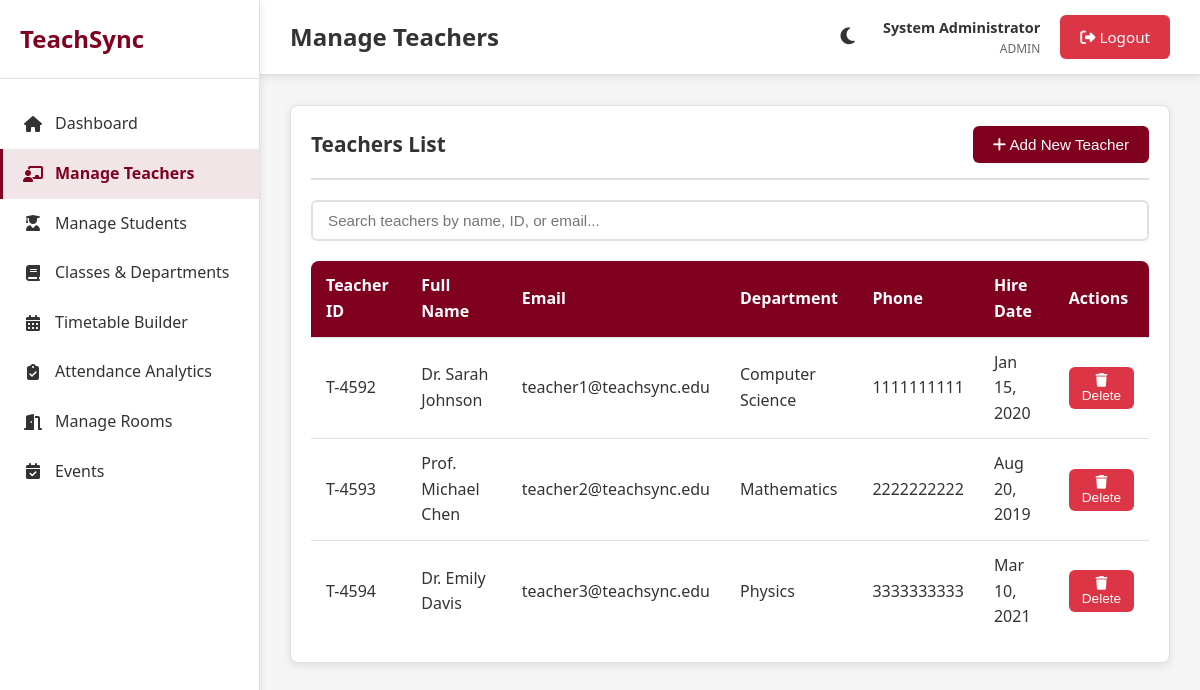
Page /teachers.php (signed in) on the committed database.
### tables this page shows
CREATE TABLE IF NOT EXISTS teachers (
    id INT PRIMARY KEY AUTO_INCREMENT,
    user_id INT UNIQUE NOT NULL,
    teacher_id VARCHAR(20) UNIQUE NOT NULL,
    full_name VARCHAR(100) NOT NULL,
    department_id INT,
    phone VARCHAR(20),
    address TEXT,
    hire_date DATE,
    created_at TIMESTAMP DEFAULT CURRENT_TIMESTAMP,
    FOREIGN KEY (user_id) REFERENCES users(id) ON DELETE CASCADE,
    FOREIGN KEY (department_id) REFERENCES departments(id) ON DELETE SET NULL
);

CREATE TABLE IF NOT EXISTS users (
    id INT PRIMARY KEY AUTO_INCREMENT,
    email VARCHAR(100) UNIQUE NOT NULL,
    password VARCHAR(255) NOT NULL,
    role ENUM('admin', 'teacher', 'student') NOT NULL,
    created_at TIMESTAMP DEFAULT CURRENT_TIMESTAMP,
    updated_at TIMESTAMP DEFAULT CURRENT_TIMESTAMP ON UPDATE CURRENT_TIMESTAMP
);

CREATE TABLE IF NOT EXISTS departments (
    id INT PRIMARY KEY AUTO_INCREMENT,
    name VARCHAR(100) NOT NULL,
    code VARCHAR(20) UNIQUE NOT NULL,
    description TEXT,
    created_at TIMESTAMP DEFAULT CURRENT_TIMESTAMP
);

### config.php (called while the page is built, shortened)
<?php
function formatDate($date) {
    return date('M d, Y', strtotime($date));
}

### teachers.php (the view, shortened to what this page needs)
<?php
require_once '../includes/config.php';
$page_title = 'Manage Teachers';
$conn = getDBConnection();
$teachers = $conn->query("
    SELECT t.*, d.name as department_name, u.email
    FROM teachers t
    LEFT JOIN departments d ON t.department_id = d.id
    LEFT JOIN users u ON t.user_id = u.id
    ORDER BY t.created_at DESC
")->fetch_all(MYSQLI_ASSOC);
include '../includes/header.php';
?>
<div class="card">
    <div class="card-header">
        <h3 class="card-title">Teachers List</h3>
        <button class="btn btn-primary" onclick="openModal('addTeacherModal')">
            <i class="fas fa-plus"></i> Add New Teacher
        </button>
    </div>
    <div class="search-bar">
        <input type="text" id="searchTeachers" placeholder="Search teachers by name, ID, or email...">
    </div>
    <div class="table-container">
        <table class="table" id="teachersTable">
            <thead>
                <tr>
                    <th>Teacher ID</th>
                    <th>Full Name</th>
                    <th>Email</th>
                    <th>Department</th>
                    <th>Phone</th>
                    <th>Hire Date</th>
                    <th>Actions</th>
                </tr>
            </thead>
            <tbody>
                <?php foreach ($teachers as $teacher): ?>
                    <tr>
                        <td><?php echo htmlspecialchars($teacher['teacher_id']); ?></td>
                        <td><?php echo htmlspecialchars($teacher['full_name']); ?></td>
                        <td><?php echo htmlspecialchars($teacher['email']); ?></td>
                        <td><?php echo htmlspecialchars($teacher['department_name'] ?? 'N/A'); ?></td>
                        <td><?php echo htmlspecialchars($teacher['phone'] ?? 'N/A'); ?></td>
                        <td><?php echo $teacher['hire_date'] ? formatDate($teacher['hire_date']) : 'N/A'; ?></td>
                        <td>
                            <form method="POST" style="display: inline;" onsubmit="return confirm('Are you sure?');">
                                <button type="submit" name="delete_teacher" class="btn btn-sm btn-danger">
                                    <i class="fas fa-trash"></i> Delete
                                </button>
                            </form>
                        </td>
                    </tr>
                <?php endforeach; ?>
            </tbody>
        </table>
    </div>
</div>
<?php include '../includes/footer.php'; ?>

### header.php (shortened to what this page needs)
<?php
$current_role = $_SESSION['role'];
$full_name = isset($_SESSION['full_name']) ? $_SESSION['full_name'] : 'User';
?>
<!DOCTYPE html>
<html lang="en">
<head>
    <link rel="stylesheet" href="<?php echo BASE_URL; ?>assets/css/style.css">
    <link rel="stylesheet" href="https://cdnjs.cloudflare.com/ajax/libs/font-awesome/6.4.0/css/all.min.css">
</head>
<body class="<?php echo $current_role; ?>-theme">
    <div class="app-wrapper">
        <aside class="sidebar" id="sidebar">
            <div class="sidebar-header">
                <h2><?php echo APP_NAME; ?></h2>
            </div>
            <nav class="sidebar-nav">
                <?php if ($current_role === 'admin'): ?>
                    <a href="<?php echo BASE_URL; ?>admin/dashboard.php" class="nav-item <?php echo basename($_SERVER['PHP_SELF']) === 'dashboard.php' ? 'active' : ''; ?>">
                        <i class="fas fa-home"></i> <span>Dashboard</span>
                    </a>
                    <a href="<?php echo BASE_URL; ?>admin/teachers.php" class="nav-item <?php echo basename($_SERVER['PHP_SELF']) === 'teachers.php' ? 'active' : ''; ?>">
                        <i class="fas fa-chalkboard-teacher"></i> <span>Manage Teachers</span>
                    </a>
                    <a href="<?php echo BASE_URL; ?>admin/students.php" class="nav-item <?php echo basename($_SERVER['PHP_SELF']) === 'students.php' ? 'active' : ''; ?>">
                        <i class="fas fa-user-graduate"></i> <span>Manage Students</span>
                    </a>
                    <a href="<?php echo BASE_URL; ?>admin/classes.php" class="nav-item <?php echo basename($_SERVER['PHP_SELF']) === 'classes.php' ? 'active' : ''; ?>">
                        <i class="fas fa-book"></i> <span>Classes & Departments</span>
                    </a>
                    <a href="<?php echo BASE_URL; ?>admin/timetable.php" class="nav-item <?php echo basename($_SERVER['PHP_SELF']) === 'timetable.php' ? 'active' : ''; ?>">
                        <i class="fas fa-calendar-alt"></i> <span>Timetable Builder</span>
                    </a>
                    <a href="<?php echo BASE_URL; ?>admin/attendance.php" class="nav-item <?php echo basename($_SERVER['PHP_SELF']) === 'attendance.php' ? 'active' : ''; ?>">
                        <i class="fas fa-clipboard-check"></i> <span>Attendance Analytics</span>
                    </a>
                    <a href="<?php echo BASE_URL; ?>admin/rooms.php" class="nav-item <?php echo basename($_SERVER['PHP_SELF']) === 'rooms.php' ? 'active' : ''; ?>">
                        <i class="fas fa-door-open"></i> <span>Manage Rooms</span>
                    </a>
                    <a href="<?php echo BASE_URL; ?>admin/events.php" class="nav-item <?php echo basename($_SERVER['PHP_SELF']) === 'events.php' ? 'active' : ''; ?>">
                        <i class="fas fa-calendar-check"></i> <span>Events</span>
                    </a>
                <?php endif; ?>
            </nav>
        </aside>
        <main class="main-content">
            <header class="top-header">
                <div class="header-left">
                    <h1 class="page-title"><?php echo isset($page_title) ? $page_title : 'Dashboard'; ?></h1>
                </div>
                <div class="header-right">
                    <button class="theme-toggle" id="themeToggle" title="Toggle Dark Mode">
                        <i class="fas fa-moon"></i>
                    </button>
                    <div class="user-menu">
                        <span class="user-name"><?php echo htmlspecialchars($full_name); ?></span>
                        <span class="user-role"><?php echo ucfirst($current_role); ?></span>
                    </div>
                    <a href="<?php echo BASE_URL; ?>logout.php" class="btn btn-logout">
                        <i class="fas fa-sign-out-alt"></i> Logout
                    </a>
                </div>
            </header>
            <div class="content-wrapper">

### footer.php (shortened to what this page needs)
            </div>
        </main>
    </div>
</body>
</html>

### style.css (style rules this page uses)
:root { --primary-color: #800020; --secondary-color: #708090; --accent-color: #A0522D; --bg-color: #f5f5f5; --card-bg: #ffffff; --text-color: #333333; --text-light: #666666; --border-color: #e0e0e0; --success-color: #28a745; --danger-color: #dc3545; --warning-color: #ffc107; --info-color: #17a2b8; --shadow: 0 2px 8px rgba(0,0,0,0.1); --shadow-lg: 0 4px 16px rgba(0,0,0,0.15); }
* { margin: 0; padding: 0; box-sizing: border-box; }
body { font-family: 'Segoe UI', Tahoma, Geneva, Verdana, sans-serif; background-color: var(--bg-color); color: var(--text-color); line-height: 1.6; transition: background-color 0.3s, color 0.3s; }
.app-wrapper { display: flex; min-height: 100vh; }
.sidebar { width: 260px; background: var(--card-bg); border-right: 1px solid var(--border-color); display: flex; flex-direction: column; position: fixed; height: 100vh; left: 0; top: 0; z-index: 1000; transition: transform 0.3s; box-shadow: var(--shadow); }
.sidebar-header { padding: 20px; border-bottom: 1px solid var(--border-color); display: flex; justify-content: space-between; align-items: center; }
.sidebar-header h2 { color: var(--primary-color); font-size: 1.5rem; }
.sidebar-nav { flex: 1; padding: 20px 0; overflow-y: auto; }
.nav-item { display: flex; align-items: center; padding: 12px 20px; color: var(--text-color); text-decoration: none; transition: all 0.3s; border-left: 3px solid transparent; }
.nav-item i { margin-right: 12px; width: 20px; text-align: center; }
.nav-item.active { background-color: rgba(128, 0, 32, 0.1); border-left-color: var(--primary-color); color: var(--primary-color); font-weight: 600; }
.main-content { flex: 1; margin-left: 260px; display: flex; flex-direction: column; transition: margin-left 0.3s; }
.top-header { background: var(--card-bg); padding: 15px 30px; border-bottom: 1px solid var(--border-color); display: flex; justify-content: space-between; align-items: center; box-shadow: var(--shadow); position: sticky; top: 0; z-index: 100; }
.header-left { display: flex; align-items: center; gap: 15px; }
.page-title { font-size: 1.5rem; color: var(--text-color); font-weight: 600; }
.header-right { display: flex; align-items: center; gap: 20px; }
.theme-toggle { background: none; border: none; color: var(--text-color); font-size: 1.2rem; cursor: pointer; padding: 8px; border-radius: 50%; transition: background-color 0.3s; }
.user-menu { display: flex; flex-direction: column; align-items: flex-end; }
.user-name { font-weight: 600; color: var(--text-color); font-size: 0.9rem; }
.user-role { font-size: 0.75rem; color: var(--text-light); text-transform: uppercase; }
.btn-logout { padding: 8px 16px; background: var(--danger-color); color: white; text-decoration: none; border-radius: 6px; font-size: 0.9rem; transition: background-color 0.3s; }
.content-wrapper { padding: 30px; flex: 1; }
.card { background: var(--card-bg); border-radius: 8px; padding: 20px; margin-bottom: 20px; box-shadow: var(--shadow); border: 1px solid var(--border-color); }
.card-header { display: flex; justify-content: space-between; align-items: center; margin-bottom: 20px; padding-bottom: 15px; border-bottom: 2px solid var(--border-color); }
.card-title { font-size: 1.3rem; color: var(--text-color); font-weight: 600; }
.btn { padding: 10px 20px; border: none; border-radius: 6px; font-size: 0.95rem; cursor: pointer; transition: all 0.3s; text-decoration: none; display: inline-block; text-align: center; }
.btn-primary { background: var(--primary-color); color: white; }
.btn-danger { background: var(--danger-color); color: white; }
.btn-sm { padding: 6px 12px; font-size: 0.85rem; }
.table-container { overflow-x: auto; }
.table { width: 100%; border-collapse: collapse; background: var(--card-bg); border-radius: 8px; overflow: hidden; }
.table thead { background: var(--primary-color); color: white; }
.table th, .table td { padding: 12px 15px; text-align: left; border-bottom: 1px solid var(--border-color); }
.table tbody tr:last-child td { border-bottom: none; }
.search-bar { display: flex; gap: 10px; margin-bottom: 20px; }
.search-bar input { flex: 1; padding: 10px 15px; border: 2px solid var(--border-color); border-radius: 6px; font-size: 0.95rem; background-color: var(--card-bg); color: var(--text-color); }

### rows in the picture
teachers: teacher "T-4592", full_name "Dr. Sarah Johnson", user.email "teacher1@teachsync.edu", department.name "Computer Science", phone "1111111111", hire_date "Jan 15, 2020"
teachers: teacher "T-4593", full_name "Prof. Michael Chen", user.email "teacher2@teachsync.edu", department.name "Mathematics", phone "2222222222", hire_date "Aug 20, 2019"
teachers: teacher "T-4594", full_name "Dr. Emily Davis", user.email "teacher3@teachsync.edu", department.name "Physics", phone "3333333333", hire_date "Mar 10, 2021"

### other values in the picture
APP_NAME "TeachSync"
$page_title "Manage Teachers"
$full_name "System Administrator"
$current_role "ADMIN"
